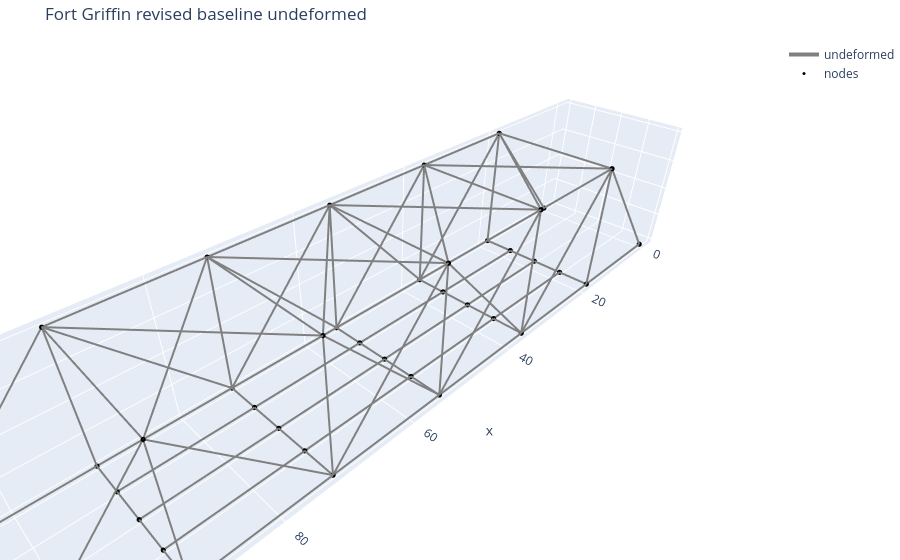

Notebook code for this chart:
### Code cell
# Plotly plot 1
fig_undef = plot_structure_plotly(
    clean_model,
    data,
    U=None,
    scale=1.0,
    selector="all",
    show_undeformed=True,
    show_deformed=False,
    show_nodes=True,
    show_node_labels=False,
    show_element_hover=False,
    show_member_loads=False,
    title="Fort Griffin revised baseline undeformed",
    save_html=str(plotly_undef_html),
    save_png=str(plotly_undef_png),
)

fig_undef.show()
print(f"Saved {plotly_undef_html}")
print(f"Saved {plotly_undef_png}")

### Figure 1 — Plotly figure (JSON) as saved in the notebook; plotly's stock layout.template omitted (floating-point values rounded to 4 significant figures; data arrays with more than 128 entries replaced by an {"elided": "..."} marker saying what was removed)
{"data": [{"hoverinfo": "skip", "line": {"color": "gray", "dash": "solid", "width": 4}, "mode": "lines", "name": "undeformed", "type": "scatter3d", "x": {"elided": "273 float values"}, "y": {"elided": "273 int values"}, "z": {"elided": "273 int values"}}, {"hovertemplate": "%{text}<extra></extra>", "marker": {"color": "black", "size": 3}, "mode": "markers", "name": "nodes", "text": ["Node 1", "Node 2", "Node 3", "Node 4", "Node 5", "Node 6", "Node 7", "Node 8", "Node 9", "Node 10", "Node 11", "Node 12", "Node 13", "Node 14", "Node 15", "Node 16", "Node 17", "Node 18", "Node 19", "Node 20", "Node 21", "Node 22", "Node 23", "Node 24", "Node 25", "Node 26", "Node 27", "Node 28", "Node 29", "Node 30", "Node 31", "Node 32", "Node 33", "Node 34", "Node 35", "Node 36", "Node 37", "Node 38", "Node 39"], "type": "scatter3d", "x": [0, 18.18, 36.35, 54.53, 72.7, 90.88, 109.1, 18.18, 36.35, 54.53, 72.7, 90.88, 0, 18.18, 36.35, 54.53, 72.7, 90.88, 109.1, 18.18, 36.35, 54.53, 72.7, 90.88, 18.18, 18.18, 18.18, 36.35, 36.35, 36.35, 54.53, 54.53, 54.53, 72.7, 72.7, 72.7, 90.88, 90.88, 90.88], "y": [0, 0, 0, 0, 0, 0, 0, 0, 0, 0, 0, 0, 20, 20, 20, 20, 20, 20, 20, 20, 20, 20, 20, 20, 5, 10, 15, 5, 10, 15, 5, 10, 15, 5, 10, 15, 5, 10, 15], "z": [0, 0, 0, 0, 0, 0, 0, 20, 20, 20, 20, 20, 0, 0, 0, 0, 0, 0, 0, 20, 20, 20, 20, 20, 0, 0, 0, 0, 0, 0, 0, 0, 0, 0, 0, 0, 0, 0, 0]}], "layout": {"margin": {"b": 0, "l": 0, "r": 0, "t": 40}, "scene": {"aspectmode": "data", "xaxis": {"title": {"text": "x"}}, "yaxis": {"title": {"text": "y"}}, "zaxis": {"title": {"text": "z"}}}, "showlegend": true, "title": {"text": "Fort Griffin revised baseline undeformed"}}}
